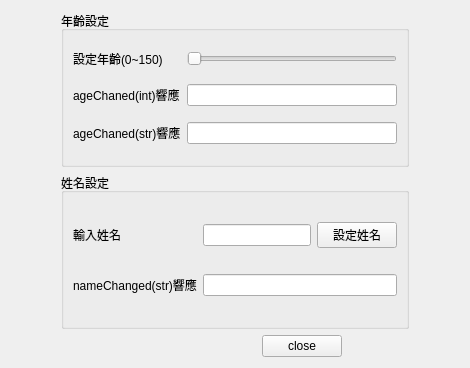
<?xml version="1.0" encoding="UTF-8"?>
<ui version="4.0">
 <class>Widget</class>
 <widget class="QWidget" name="Widget">
  <property name="geometry">
   <rect>
    <x>0</x>
    <y>0</y>
    <width>470</width>
    <height>368</height>
   </rect>
  </property>
  <property name="windowTitle">
   <string>Widget</string>
  </property>
  <layout class="QHBoxLayout" name="horizontalLayout_2" stretch="1,0,1">
   <item>
    <spacer name="horizontalSpacer_5">
     <property name="orientation">
      <enum>Qt::Horizontal</enum>
     </property>
     <property name="sizeHint" stdset="0">
      <size>
       <width>4</width>
       <height>37</height>
      </size>
     </property>
    </spacer>
   </item>
   <item>
    <layout class="QVBoxLayout" name="verticalLayout">
     <item>
      <widget class="QGroupBox" name="groupBox_age">
       <property name="title">
        <string>年齡設定</string>
       </property>
       <layout class="QGridLayout" name="gridLayout">
        <item row="2" column="0">
         <widget class="QLabel" name="label_agechanged_str">
          <property name="text">
           <string>ageChaned(str)響應</string>
          </property>
         </widget>
        </item>
        <item row="1" column="0">
         <widget class="QLabel" name="label_agechanged_int">
          <property name="text">
           <string>ageChaned(int)響應</string>
          </property>
         </widget>
        </item>
        <item row="2" column="1">
         <widget class="QLineEdit" name="lineEdit_agechanged_str"/>
        </item>
        <item row="1" column="1">
         <widget class="QLineEdit" name="lineEdit_agechanged_int"/>
        </item>
        <item row="0" column="0">
         <widget class="QLabel" name="label_age">
          <property name="text">
           <string>設定年齡(0~150)</string>
          </property>
         </widget>
        </item>
        <item row="0" column="1">
         <widget class="QSlider" name="horizontalSlider_age">
          <property name="orientation">
           <enum>Qt::Horizontal</enum>
          </property>
         </widget>
        </item>
       </layout>
      </widget>
     </item>
     <item>
      <widget class="QGroupBox" name="groupBox_name">
       <property name="title">
        <string>姓名設定</string>
       </property>
       <layout class="QGridLayout" name="gridLayout_2">
        <item row="0" column="1">
         <widget class="QLineEdit" name="lineEdit_name"/>
        </item>
        <item row="0" column="2">
         <widget class="QPushButton" name="pushButton_name">
          <property name="text">
           <string>設定姓名</string>
          </property>
         </widget>
        </item>
        <item row="1" column="0">
         <widget class="QLabel" name="label_namechanged">
          <property name="text">
           <string>nameChanged(str)響應</string>
          </property>
         </widget>
        </item>
        <item row="0" column="0">
         <widget class="QLabel" name="label_name">
          <property name="text">
           <string>輸入姓名</string>
          </property>
         </widget>
        </item>
        <item row="1" column="1" colspan="2">
         <widget class="QLineEdit" name="lineEdit_namechanged"/>
        </item>
       </layout>
      </widget>
     </item>
     <item>
      <layout class="QHBoxLayout" name="horizontalLayout">
       <item>
        <spacer name="horizontalSpacer">
         <property name="orientation">
          <enum>Qt::Horizontal</enum>
         </property>
         <property name="sizeHint" stdset="0">
          <size>
           <width>40</width>
           <height>20</height>
          </size>
         </property>
        </spacer>
       </item>
       <item>
        <spacer name="horizontalSpacer_2">
         <property name="orientation">
          <enum>Qt::Horizontal</enum>
         </property>
         <property name="sizeHint" stdset="0">
          <size>
           <width>40</width>
           <height>20</height>
          </size>
         </property>
        </spacer>
       </item>
       <item>
        <spacer name="horizontalSpacer_3">
         <property name="orientation">
          <enum>Qt::Horizontal</enum>
         </property>
         <property name="sizeHint" stdset="0">
          <size>
           <width>40</width>
           <height>20</height>
          </size>
         </property>
        </spacer>
       </item>
       <item>
        <widget class="QPushButton" name="pushButton_close">
         <property name="text">
          <string>close</string>
         </property>
        </widget>
       </item>
       <item>
        <spacer name="horizontalSpacer_4">
         <property name="orientation">
          <enum>Qt::Horizontal</enum>
         </property>
         <property name="sizeHint" stdset="0">
          <size>
           <width>40</width>
           <height>20</height>
          </size>
         </property>
        </spacer>
       </item>
      </layout>
     </item>
    </layout>
   </item>
   <item>
    <spacer name="horizontalSpacer_6">
     <property name="orientation">
      <enum>Qt::Horizontal</enum>
     </property>
     <property name="sizeHint" stdset="0">
      <size>
       <width>4</width>
       <height>75</height>
      </size>
     </property>
    </spacer>
   </item>
  </layout>
 </widget>
 <resources/>
 <connections/>
</ui>
